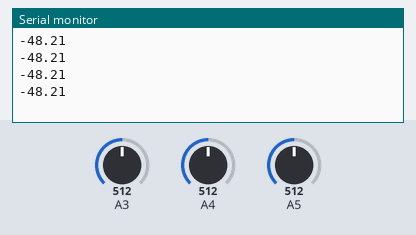
Bench run of a sketch on a simulated Arduino Uno, built with avr-gcc and run on an emulated ATmega328P. Shown: the last lines printed to the serial monitor. The test bench sets the inputs (shaded band); at power-on: A4 = 512, A5 = 512, A3 = 512.

Above: at 1.2 s.
1.3 s: A4 set to 716
At 1.71 s:
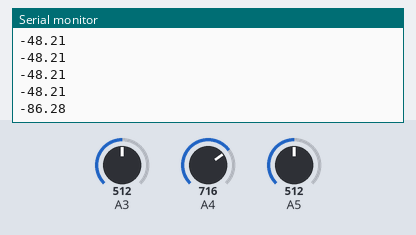
2.8 s: A5 set to 716
At 2.91 s:
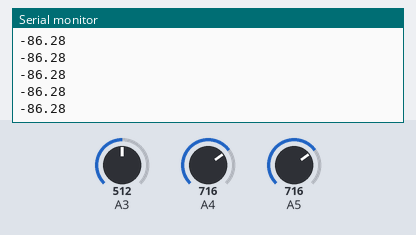
4.3 s: A4 set to 900
At 4.42 s:
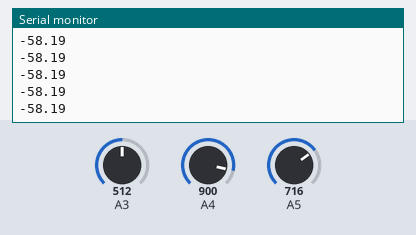
5.8 s: A5 set to 900
At 5.92 s:
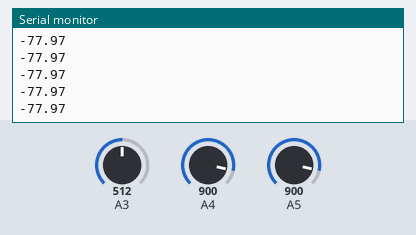
Timing chart, 0 to 8.3 s (numbered marks = the images above; inputs shaded):
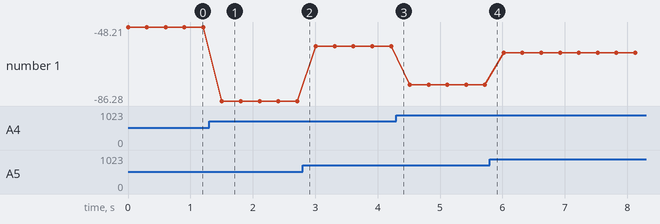

Measured:
- after the input at 1.3 s, the serial monitor: prints a new line after 0.21 s (image 1)
- plotted number 1: -48.21 → -86.28 after the input at 1.3 s, -86.28 → -58.19 after the input at 2.8 s, -58.19 → -77.97 after the input at 4.3 s, -77.97 → -61.47 after the input at 5.8 s

The sketch:

BasicAccel.ino
```cpp
double x;  double xx;
double y;  double yy;
double z;  double zz;
double deg;

void setup()
{
  Serial.begin(9600);
}
void loop()
{
  x  = analogRead(3);
  y  = analogRead(4);
  z  = analogRead(5);
//
  xx = -1.0909*x+450;
  yy = 1.0286*y-360.51+12;
  zz = 0.9783*z - 239.18-3;
  deg = atan2(zz,yy);
  deg = deg*180/PI;
  deg = deg - 83;
  deg = deg*1.75;
  Serial.println(deg);
//  Serial.print("X = ");
//  Serial.print(xx);
//  Serial.print("\t");
//  Serial.print("Y = ");
//  Serial.print(yy);
//  Serial.print("\t");
//  Serial.print("Z = ");
//  Serial.print(zz);
//  Serial.println();
  delay(300);
}
```
